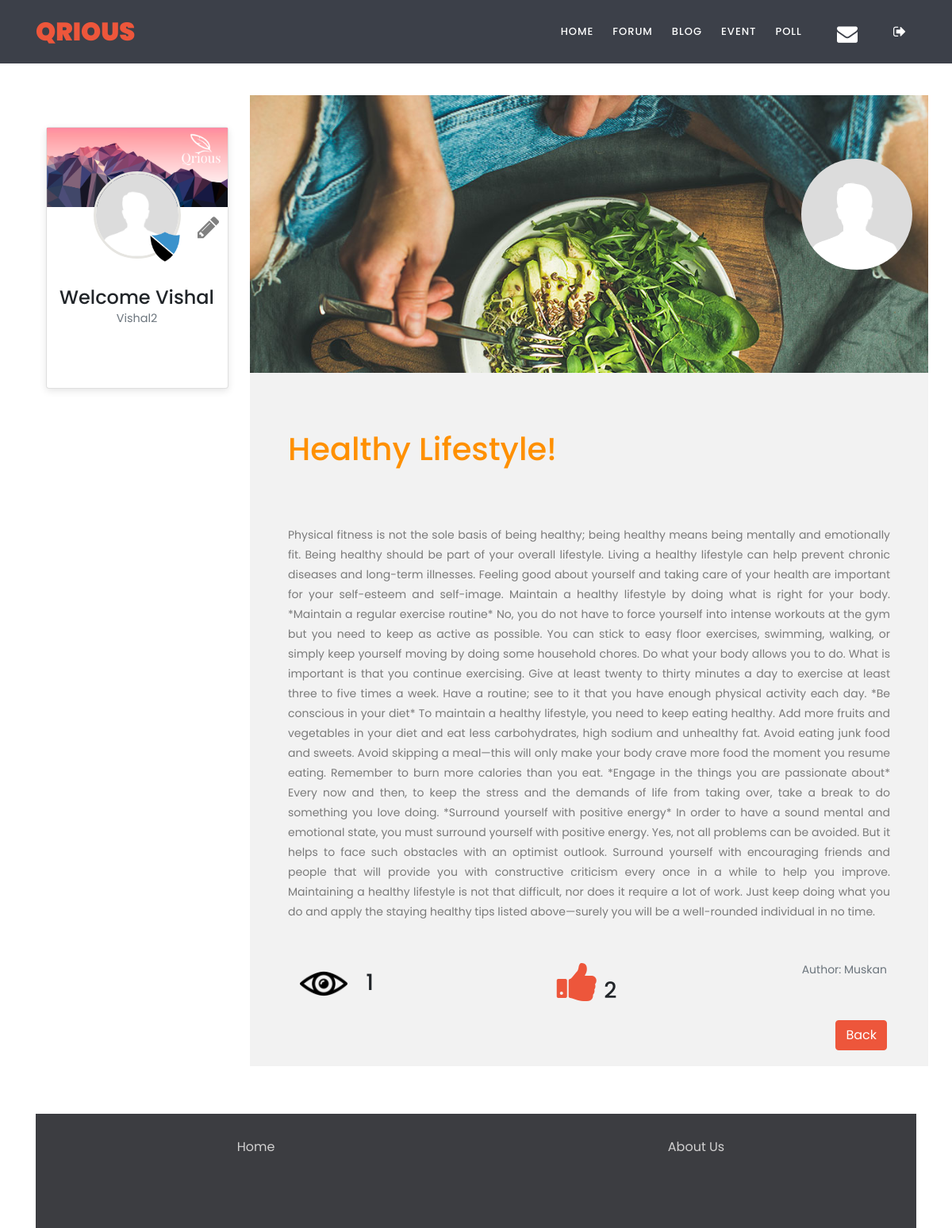
Page /blog-page.php?id=4 (signed in) on the committed database.
### tables this page shows
CREATE TABLE `blogs` (
  `blog_id` int(11) NOT NULL,
  `blog_title` varchar(100) NOT NULL,
  `blog_img` varchar(1000) NOT NULL DEFAULT 'default.png',
  `blog_by` int(11) NOT NULL,
  `blog_date` date NOT NULL,
  `blog_votes` int(11) NOT NULL DEFAULT 0,
  `blog_content` longtext NOT NULL
);

CREATE TABLE `users` (
  `idUsers` int(11) NOT NULL,
  `userLevel` int(11) NOT NULL DEFAULT 0,
  `f_name` varchar(50) NOT NULL,
  `l_name` varchar(50) NOT NULL,
  `uidUsers` tinytext NOT NULL,
  `emailUsers` tinytext NOT NULL,
  `pwdUsers` longtext NOT NULL,
  `gender` char(1) NOT NULL,
  `headline` varchar(500) DEFAULT NULL,
  `bio` varchar(4000) DEFAULT NULL,
  `userImg` varchar(500) DEFAULT 'default.png'
);

### blog-page.php (the view, shortened to what this page needs)
<?php
    require 'includes/dbh.inc.php';
    if(isset($_GET['id']))
    {
        $blogId = $_GET['id'];
    }
    else
    {
        header("Location: index.php");
        exit();
    }
    include 'includes/HTML-head.php';
?>
    </head>
    <body>
    <?php include 'includes/navbar.php'; ?>
      <div class="container main">
        <div class="row">
          <div class="col-sm-3">
              <?php include 'includes/profile-card.php'; ?>
          </div>
          <div class="col-sm-9" id="user-section">
                <?php
                    $sql = "select * from blogs, users
                            where blog_id = ?
                            and blogs.blog_by = users.idUsers";
                    $stmt = mysqli_stmt_init($conn);
                    if (!mysqli_stmt_prepare($stmt, $sql))
                    {
                        die('SQL error');
                    }
                    else
                    {
                        mysqli_stmt_bind_param($stmt, "s", $blogId);
                        mysqli_stmt_execute($stmt);
                        $result = mysqli_stmt_get_result($stmt);
                        $row = mysqli_fetch_assoc($result);
                    }
                ?>
              <img class="blog-cover" src="uploads/<?php echo $row['blog_img']; ?>">
              <img class="blog-author main" src="uploads/<?php echo $row['userImg']; ?>">
              <div class="px-5">
                  <br><br><br>
                  <h1><?php echo ucwords($row['blog_title']) ?></h1>
                  <br><br><br>
                    <p class="text-justify"><?php echo $row['blog_content'] ?></p>
                  <div class="blog-likes pr-1 pt-5">
                        <div class="container">
        <div class="row">
            <div class="col-sm">
                    <h3>
                    <img class="mr-3" src="img/view.png" alt="" width="60" height="60" >
                    <?php echo $_SESSION['views']; ?>
                    </h3>
</div>
              <div class="col-sm">
                <h3>
                            <a href="includes/blog-vote.inc.php?blog=<?php echo $row['blog_id']; ?>" >
                                <i class="fa fa-thumbs-up fa-2x" aria-hidden="true" ></i>
                            </a>
                            <?php echo $row['blog_votes']; ?>
                      </h3>
                    </div>
                      <br>
                      <p class="text-muted">Author: <?php echo ucwords($row['uidUsers']); ?></p>
                  </div>
                </div>
                     <small class="d-block text-right mt-3">
                    <a href="blogs.php" class="btn btn-primary">Back</a>
                    </small>
              </div>
          </div>
        </div>
      </div>
<footer id="myFooter">
    <div class="container">
        <div class="row">
            <div class="col-sm">
                <a href= "index.php" >Home</a>
            </div>
            <div class="col-sm">
                <a href= "AboutUs.php" >About Us</a>
            </div>
        </div>
    </div>
</footer>

### css/footer.css (style rules this page uses)
#myFooter { background-color: #3c3d41; color: white; padding-top: 30px; }
#myFooter .row { margin-bottom: 60px; }
#myFooter a { color: #d2d1d1; text-decoration: none; }
#myFooter { flex: 0 0 auto; -webkit-flex: 0 0 auto; }

### css/styles.css (style rules this page uses)
html, body { height: 100%; }
img { max-width: 100%; }
a { text-decoration: none }
h1 { color: #ff9000; }
#user-section { background-color: #F2F2F2; padding: 0px; margin: 40px 0px 60px 0px; padding-bottom: 20px; }
* { word-wrap: break-word; overflow-wrap: break-word; }
.blog-cover { width: 100%; height: 350px; object-fit: cover; }
.blog-author { width: 140px; height: 140px; position: absolute; right: 20px; object-fit: cover; border-radius: 50%; margin-top: -65px; margin-bottom: 0px; transition: transform .2s; }
h1, h2, h3, h4, h5, h6, p, a, ul, span, li, img, inpot, button { margin: 0; padding: 0; }
.main { margin-top: 80px; }

### assets/css/style.css (style rules this page uses)
html, body, div, span, applet, object, iframe, h1, h2, h3, h4, h5, h6, p, blockquote, div pre, a, abbr, acronym, address, big, cite, code, del, dfn, em, font, img, ins, kbd, q, s, samp, small, strike, strong, sub, sup, tt, var, b, u, i, center, dl, dt, dd, ol, ul, li, figure, header, nav, section, article, aside, footer, figcaption { margin: 0; padding: 0; border: 0; outline: 0; }
header, nav, section, article, aside, footer, hgroup { display: block; }
* { box-sizing: border-box; }
html, body { font-family: 'Poppins', sans-serif; font-weight: 400; background-color: #fff; font-size: 16px; -ms-text-size-adjust: 100%; -webkit-font-smoothing: antialiased; -moz-osx-font-smoothing: grayscale; }
a { text-decoration: none !important; }
h1, h2, h3, h4, h5, h6 { margin-top: 0px; margin-bottom: 0px; }
p { font-size: 14px; line-height: 25px; color: #7a7a7a; }
html, body { background: #fff; font-family: 'Poppins', sans-serif; }
.main { margin-top: 80px; }
footer { text-align: center; padding: 30px 0px; }
.btn-primary { border-color: #ed563b; background-color: #ed563b; }
a { color: #ed563b; }

### rows in the picture
blogs: blog_img (picture), blog_by.userImg (placeholder picture), blog_title "Healthy Lifestyle!", blog_content "Physical fitness is not the sole basis of being healthy; being healthy means being mentally and emotionally fit. Being healthy should be part of your overall lifestyle. Living a healthy lifestyle can help prevent chronic diseases and long-term illnesses. Feeling good about yourself and taking care of your health are important for your self-esteem and self-image. Maintain a healthy lifestyle by doing what is right for your body. *Maintain a regular exercise routine* No, you do not have to force yourself into intense workouts at the gym but you need to keep as active as possible. You can stick to easy floor exercises, swimming, walking, or simply keep yourself moving by doing some household…", blog_votes "2", blog_by.uidUsers "Muskan"

### other values in the picture
$_SESSION['userUid'] "Vishal"
$_SESSION['f_name']." ".$_SESSION['l_name'] "Vishal2"
$_SESSION['views'] "1"
